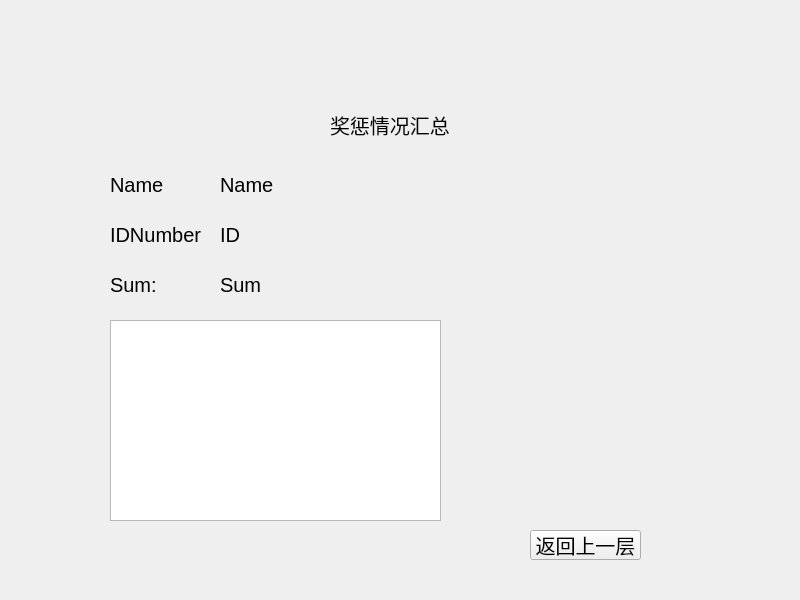
<?xml version="1.0" encoding="UTF-8"?>
<ui version="4.0">
 <class>Form</class>
 <widget class="QWidget" name="Form">
  <property name="geometry">
   <rect>
    <x>0</x>
    <y>0</y>
    <width>800</width>
    <height>600</height>
   </rect>
  </property>
  <property name="windowTitle">
   <string>Form</string>
  </property>
  <widget class="QLabel" name="label">
   <property name="geometry">
    <rect>
     <x>110</x>
     <y>170</y>
     <width>54</width>
     <height>30</height>
    </rect>
   </property>
   <property name="font">
    <font>
     <pointsize>15</pointsize>
    </font>
   </property>
   <property name="text">
    <string>Name:</string>
   </property>
  </widget>
  <widget class="QLabel" name="Name">
   <property name="geometry">
    <rect>
     <x>220</x>
     <y>170</y>
     <width>101</width>
     <height>30</height>
    </rect>
   </property>
   <property name="font">
    <font>
     <pointsize>15</pointsize>
    </font>
   </property>
   <property name="text">
    <string>Name</string>
   </property>
  </widget>
  <widget class="QLabel" name="ID">
   <property name="geometry">
    <rect>
     <x>220</x>
     <y>220</y>
     <width>111</width>
     <height>30</height>
    </rect>
   </property>
   <property name="font">
    <font>
     <pointsize>15</pointsize>
    </font>
   </property>
   <property name="text">
    <string>ID</string>
   </property>
  </widget>
  <widget class="QLabel" name="label_4">
   <property name="geometry">
    <rect>
     <x>110</x>
     <y>220</y>
     <width>91</width>
     <height>30</height>
    </rect>
   </property>
   <property name="font">
    <font>
     <pointsize>15</pointsize>
    </font>
   </property>
   <property name="text">
    <string>IDNumber:</string>
   </property>
  </widget>
  <widget class="QLabel" name="label_5">
   <property name="geometry">
    <rect>
     <x>330</x>
     <y>110</y>
     <width>131</width>
     <height>30</height>
    </rect>
   </property>
   <property name="font">
    <font>
     <pointsize>15</pointsize>
    </font>
   </property>
   <property name="text">
    <string>奖惩情况汇总</string>
   </property>
  </widget>
  <widget class="QPushButton" name="goback">
   <property name="geometry">
    <rect>
     <x>530</x>
     <y>530</y>
     <width>111</width>
     <height>30</height>
    </rect>
   </property>
   <property name="font">
    <font>
     <pointsize>15</pointsize>
    </font>
   </property>
   <property name="text">
    <string>返回上一层</string>
   </property>
  </widget>
  <widget class="QLabel" name="label_6">
   <property name="geometry">
    <rect>
     <x>110</x>
     <y>270</y>
     <width>54</width>
     <height>30</height>
    </rect>
   </property>
   <property name="font">
    <font>
     <pointsize>15</pointsize>
    </font>
   </property>
   <property name="text">
    <string>Sum:</string>
   </property>
  </widget>
  <widget class="QLabel" name="Sum">
   <property name="geometry">
    <rect>
     <x>220</x>
     <y>270</y>
     <width>54</width>
     <height>30</height>
    </rect>
   </property>
   <property name="font">
    <font>
     <pointsize>15</pointsize>
    </font>
   </property>
   <property name="text">
    <string>Sum</string>
   </property>
  </widget>
  <widget class="QTableWidget" name="tableWidget">
   <property name="geometry">
    <rect>
     <x>110</x>
     <y>320</y>
     <width>331</width>
     <height>201</height>
    </rect>
   </property>
  </widget>
 </widget>
 <resources/>
 <connections/>
</ui>
